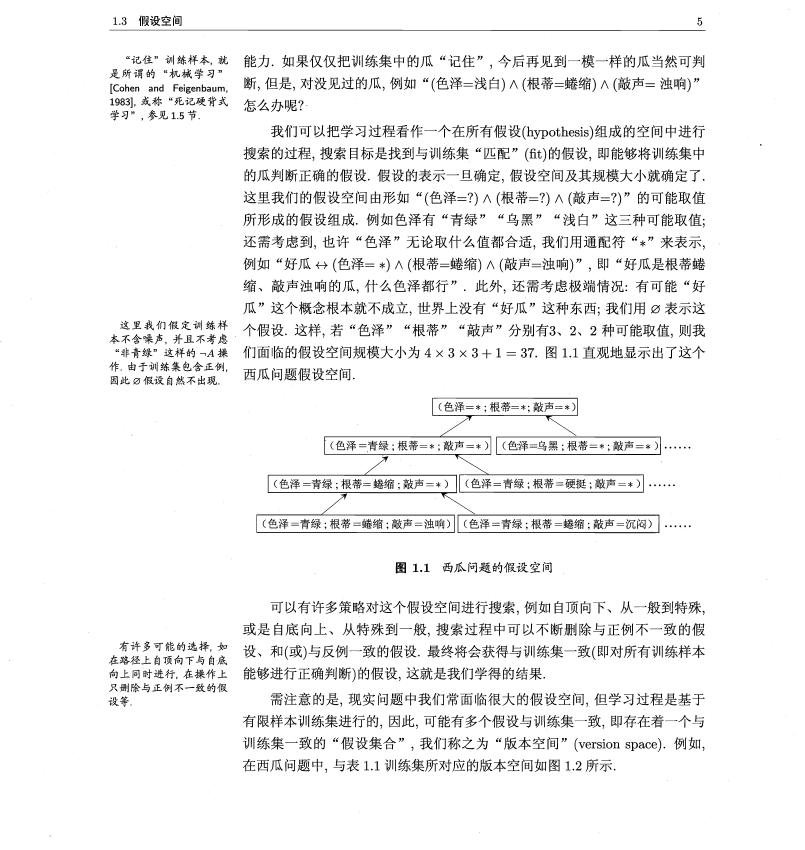
#> input picture dataset/pic2.jpg, 4828 x 5099 px (shown at 1/6 size)
$ jupyter execute --allow-errors python-snippets.ipynb   (shell and % lines are left out)   (Python 2 division)
#> lines starting #> are read from the running program, lines starting #| are printed output that depends on the picture
# Python snippets 常用语法语句示例

# String 字符串

## 即使是从外部文件获取的字符串，%s的格式化也能使用

[cell 1]
url = 'https://api.github.com/repos/%s/%s/issues'

print url%('solomonxie', 'gitissues')
#> (the rest of this cell did not finish here and is left out)

# List 数组

### Superscript 将所有数字变成上标

[cell 2]
content = '1第一句话 2第二句话 3第三句话'

numbers = [
    ['0','1','2','3','4','5','6','7','8','9'],
    ['⁰', '¹', '²', '³', '⁴', '⁵', '⁶', '⁷', '⁸', '⁹']
]


for i in numbers[0]:
    content = content.replace(i, numbers[1][int(i)])

print(content)

# Set 集合

## Set集的对比和运算

[cell 3]
# I want to get all changes in the NEW, which should be [3.1, 4, 6, 7]
old = [1,2,3,4,5]           # 5 articles in total
new = [1,2,3.1,5,6,7,3.1]   # updated no.3, deleted no.4, anded no.6 and no.7

olds = set(old)
news = set(new)

print news - olds   # `only` get all added items
print olds - news   # `only` get all deleted items

print 'These need to be retrieved from internet: %s'%str(news-olds)
print 'These need to be deleted from local: %s'%str(olds-news)

# RegularExpression 正则表达式

[cell 4]
import re
s = '![image](https://user-images.githubusercontent.com/14041622/40041663-65775634-5851-11e8-9382-e6de982dc496.png)'

pattern = re.compile(r'\!\[.+\]\((.+)\)')
result = pattern.findall(s)

print(result)

# JSON数据

[cell 5]
import json

#> (the rest of this cell did not finish here and is left out)

## JSON对象的对比和运算

[cell 6]
j1 = {"a":"1","b":"2","c":"3","d":"4"}
j2 = {"d":"5","e":"6","f":"7","g":"8"}
arr = [j1,j2]

arr.remove(j1)
arr

## 不同类型的字符串list列表join()后出来的字符串格式

[cell 7]
s1 = '\n'.join( ['你好','世界'] )
s1, type(s1)

[cell 8]
s2 = '\n'.join( [u'你好',u'世界'] )
s2, type(s2)

[cell 9]
s3 = '\n'.join( [u'你好','世界'] )
s3, type(s3)

# Exception 异常捕获

[cell 10]
try:
    hello('hi')    # there's no such thing as hello()
except:
    print 'something wrong.'

#> (a cell that did not finish here is left out)

[cell 12]
try:
    hello('hi')
except:
    pass          # does anything run after "pass"? yes
    print 'something wrong.'

[cell 13]
i=0
j=0
while i < 10:
    try:
        i+=1
        hello('hi')
        j+=1
    except:
        continue    # continue loop works

print i, j

# Python sys 系统参数

## 获取脚本参数

[cell 14]
import sys

# 输出文件名
print sys.argv

# 输出第一个参数: 文件路径
print sys.argv[1]

## 执行命令行获取输出内容

[cell 15]
# 方法一：subprocess
import subprocess

#> (the rest of this cell did not finish here and is left out)

[cell 16]
# 方法二：os.popen()
import os

with os.popen('git status') as p:
    print p.read()

# 结论：只能捕捉到stdout

[cell 17]
# 方法二：os.popen()取巧
import os

with os.popen('git push 2>&1') as p:
    print p.read()

# 结论：由于2>&1合流，就可以同时捕捉到stdout和stderr了

# Python转图片为Base64编码

[cell 18]
import base64

with open('dataset/pic.png', 'rb') as f:
    pic = f.read()

output = base64.b64encode(pic)

print(output[:20])

[cell 19]
# 最简单的日志记录
import logging

logging.info("打印信息")
logging.error("出现了错误")
logging.warning("警告信息")

# 低于warning等级的info被忽略了

[cell 20]
# 设置日志的等级（控制哪种信息会被记录）
import logging

logging.basicConfig(level=logging.INFO)
logging.info("打印信息")
logging.error("出现了错误")
logging.warning("警告信息")

# 不低于Info等级的信息都被记录了(Jupyter的问题没有显示出来)

[cell 21]
# 保持到文件的日志记录
import logging

logging.basicConfig(level=logging.INFO,filename='test.log')
logging.error("出现了错误")
logging.info("打印信息")
logging.warning("警告信息")

# 文件被保存到了test.log文件 (Jupyter的问题没有显示出来)

[cell 22]
import logging

logging.basicConfig(level=logging.INFO)

logger = logging.getLogger('example')

logger.error("出现了错误")
logger.info("打印信息")
logger.warning("警告信息")

# Python Logging 日志记录

# Python操作图片 PIL & Pillow

## 在图片上画框

[cell 23]
from PIL import Image, ImageDraw

im = Image.open('./dataset/pic2.jpg')
#> im is the input picture: PIL image 4828x5099 L; min 0, max 255, mean 241.7
draw = ImageDraw.Draw(im)

# start position
x, y = 1615, 739

# box dimensions
width, height = 2610, 92

line = 20

for i in range(1, line + 1):
    draw.rectangle((x +(line-i), y+(line-i), x+width+i, y+height+i), outline='red')

im.save("./dataset/pic2-drawed.jpg")
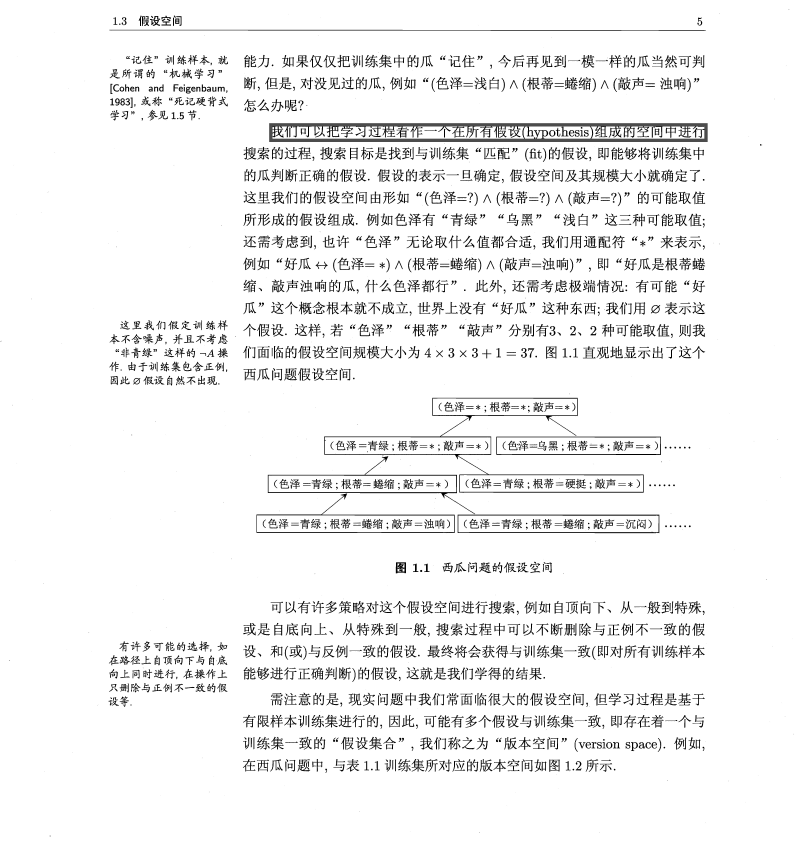
#> saved as pic2-drawed.jpg: PIL image 4828x5099 L (shown at 1/6 size); min 0, max 255, mean 240.9
print('OK.')
